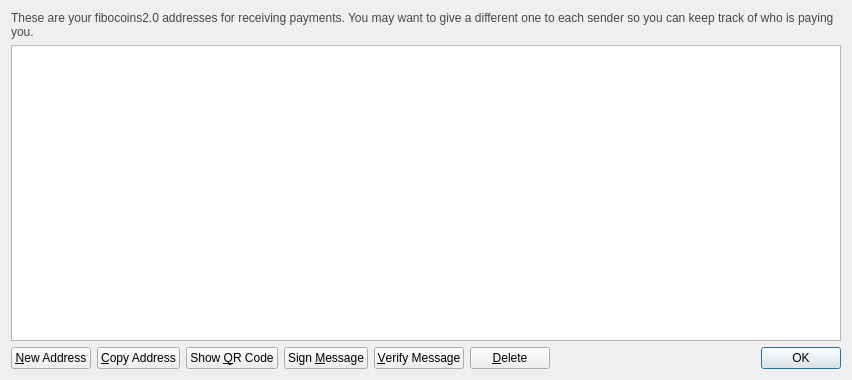
<?xml version="1.0" encoding="UTF-8"?>
<ui version="4.0">
 <class>AddressBookPage</class>
 <widget class="QWidget" name="AddressBookPage">
  <property name="geometry">
   <rect>
    <x>0</x>
    <y>0</y>
    <width>852</width>
    <height>380</height>
   </rect>
  </property>
  <property name="windowTitle">
   <string>Address Book</string>
  </property>
  <layout class="QVBoxLayout" name="verticalLayout">
   <item>
    <widget class="QLabel" name="labelExplanation">
     <property name="styleSheet">
      <string notr="true">#labelExplanation { color: #464747; }</string>
     </property>
     <property name="text">
      <string>These are your fibocoins2.0 addresses for receiving payments. You may want to give a different one to each sender so you can keep track of who is paying you.</string>
     </property>
     <property name="textFormat">
      <enum>Qt::PlainText</enum>
     </property>
     <property name="wordWrap">
      <bool>true</bool>
     </property>
    </widget>
   </item>
   <item>
    <widget class="QTableView" name="tableView">
     <property name="contextMenuPolicy">
      <enum>Qt::CustomContextMenu</enum>
     </property>
     <property name="toolTip">
      <string>Double-click to edit address or label</string>
     </property>
     <property name="tabKeyNavigation">
      <bool>false</bool>
     </property>
     <property name="alternatingRowColors">
      <bool>true</bool>
     </property>
     <property name="selectionMode">
      <enum>QAbstractItemView::SingleSelection</enum>
     </property>
     <property name="selectionBehavior">
      <enum>QAbstractItemView::SelectRows</enum>
     </property>
     <property name="sortingEnabled">
      <bool>true</bool>
     </property>
     <attribute name="verticalHeaderVisible">
      <bool>false</bool>
     </attribute>
    </widget>
   </item>
   <item>
    <layout class="QHBoxLayout" name="horizontalLayout">
     <item>
      <widget class="QPushButton" name="newAddressButton">
       <property name="toolTip">
        <string>Create a new address</string>
       </property>
       <property name="text">
        <string>&amp;New Address</string>
       </property>
       <property name="icon">
        <iconset resource="../bitcoin.qrc">
         <normaloff>:/icons/add</normaloff>:/icons/add</iconset>
       </property>
      </widget>
     </item>
     <item>
      <widget class="QPushButton" name="copyToClipboard">
       <property name="toolTip">
        <string>Copy the currently selected address to the system clipboard</string>
       </property>
       <property name="text">
        <string>&amp;Copy Address</string>
       </property>
       <property name="icon">
        <iconset resource="../bitcoin.qrc">
         <normaloff>:/icons/editcopy</normaloff>:/icons/editcopy</iconset>
       </property>
      </widget>
     </item>
     <item>
      <widget class="QPushButton" name="showQRCode">
       <property name="text">
        <string>Show &amp;QR Code</string>
       </property>
       <property name="icon">
        <iconset resource="../bitcoin.qrc">
         <normaloff>:/icons/qrcode</normaloff>:/icons/qrcode</iconset>
       </property>
      </widget>
     </item>
     <item>
      <widget class="QPushButton" name="signMessage">
       <property name="toolTip">
        <string>Sign a message to prove you own a fibocoins2.0 address</string>
       </property>
       <property name="text">
        <string>Sign &amp;Message</string>
       </property>
       <property name="icon">
        <iconset resource="../bitcoin.qrc">
         <normaloff>:/icons/edit</normaloff>:/icons/edit</iconset>
       </property>
      </widget>
     </item>
     <item>
      <widget class="QPushButton" name="verifyMessage">
       <property name="toolTip">
        <string>Verify a message to ensure it was signed with a specified fibocoins2.0 address</string>
       </property>
       <property name="text">
        <string>&amp;Verify Message</string>
       </property>
       <property name="icon">
        <iconset resource="../bitcoin.qrc">
         <normaloff>:/icons/transaction_0</normaloff>:/icons/transaction_0</iconset>
       </property>
      </widget>
     </item>
     <item>
      <widget class="QPushButton" name="deleteButton">
       <property name="toolTip">
        <string>Delete the currently selected address from the list</string>
       </property>
       <property name="text">
        <string>&amp;Delete</string>
       </property>
       <property name="icon">
        <iconset resource="../bitcoin.qrc">
         <normaloff>:/icons/remove</normaloff>:/icons/remove</iconset>
       </property>
      </widget>
     </item>
     <item>
      <spacer name="horizontalSpacer">
       <property name="orientation">
        <enum>Qt::Horizontal</enum>
       </property>
       <property name="sizeHint" stdset="0">
        <size>
         <width>40</width>
         <height>20</height>
        </size>
       </property>
      </spacer>
     </item>
     <item>
      <widget class="QDialogButtonBox" name="buttonBox">
       <property name="sizePolicy">
        <sizepolicy hsizetype="Maximum" vsizetype="Fixed">
         <horstretch>0</horstretch>
         <verstretch>0</verstretch>
        </sizepolicy>
       </property>
       <property name="standardButtons">
        <set>QDialogButtonBox::Ok</set>
       </property>
      </widget>
     </item>
    </layout>
   </item>
  </layout>
 </widget>
 <resources>
  <include location="../bitcoin.qrc"/>
 </resources>
 <connections/>
</ui>
